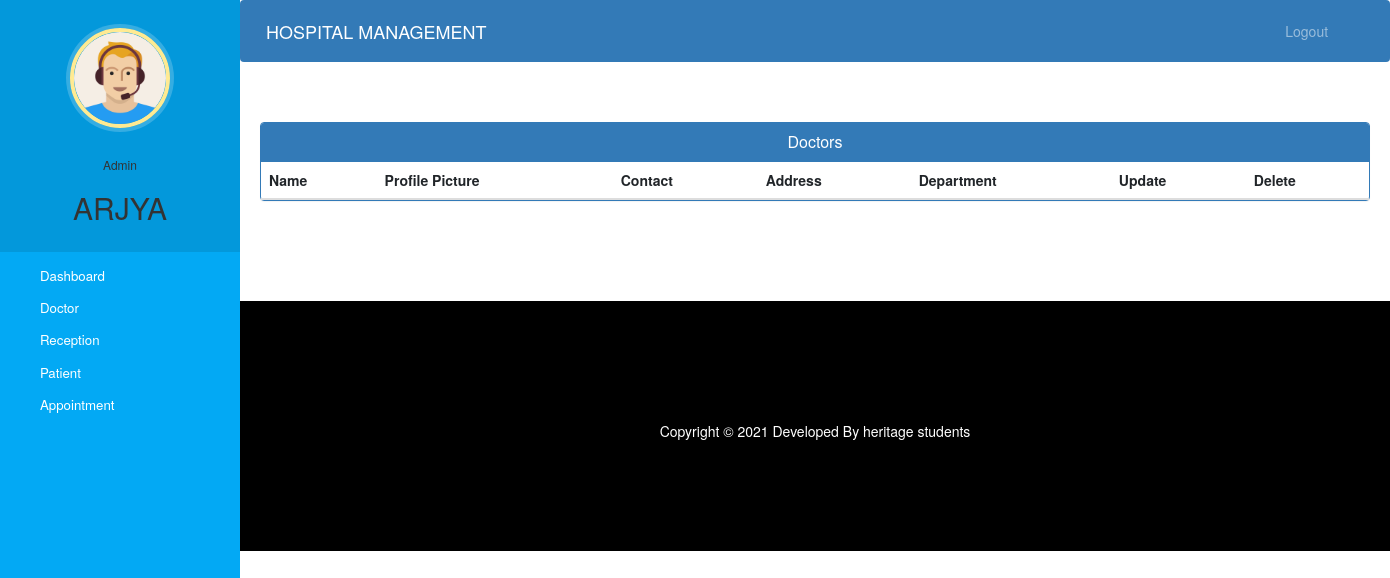
/admin-view-doctor (signed in), run on an earlier commit of the app's database.
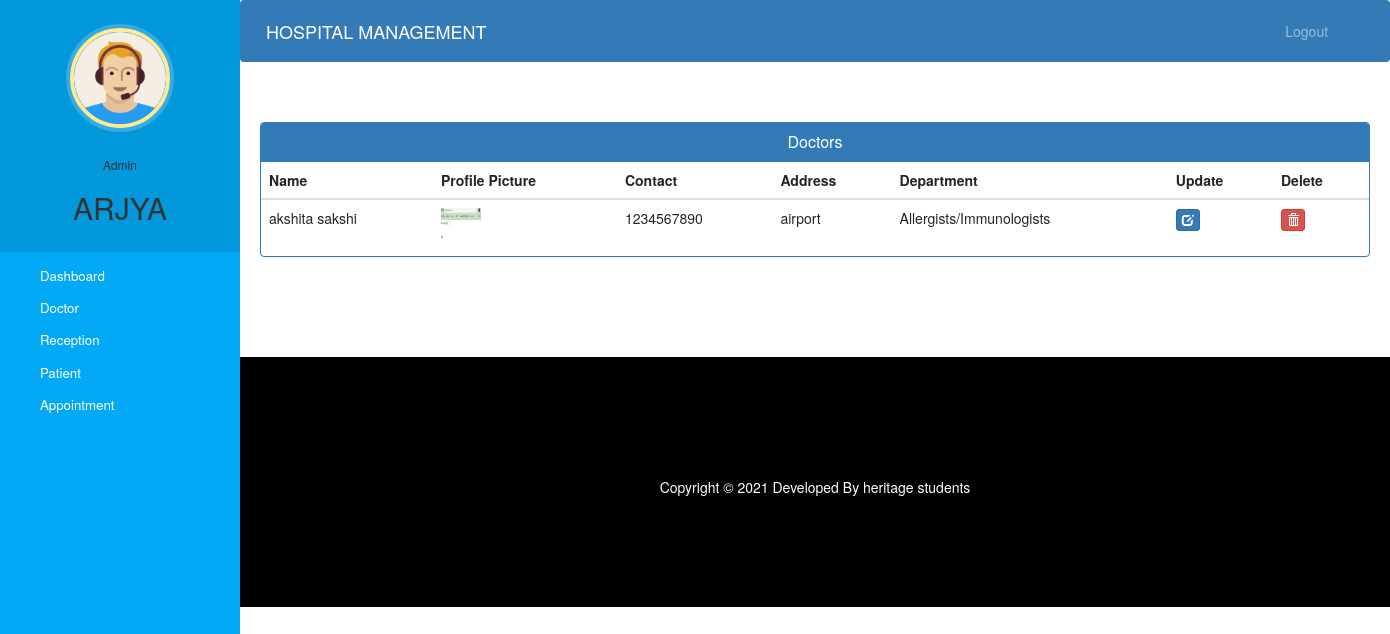
And on a later commit of the database.
### hospital/models.py (models this page shows, shortened)
class Doctor(models.Model):
    user=models.OneToOneField(User,on_delete=models.CASCADE)
    profile_pic= models.ImageField(upload_to='profile_pic/DoctorProfilePic/',null=True,blank=True)
    address = models.CharField(max_length=40)
    mobile = models.CharField(max_length=20,null=True)
    department= models.CharField(max_length=50,choices=departments,default='Cardiologist')
    status=models.BooleanField(default=False)
    @property
    def get_name(self):
        return self.user.first_name+" "+self.user.last_name

### hospital/views.py (the view)
# urls.py: path('admin-view-doctor', views.admin_view_doctor_view,name='admin-view-doctor'),
@login_required(login_url='adminlogin')
@user_passes_test(is_admin)
def admin_view_doctor_view(request):
    doctors=models.Doctor.objects.all().filter(status=True)
    return render(request,'hospital/admin_view_doctor.html',{'doctors':doctors})

### hospital/views.py (called while the page is built)
def is_admin(user):
    return user.groups.filter(name='ADMIN').exists()

### templates/hospital/admin_view_doctor.html (shortened to what this page needs)
{% extends 'hospital/admin_base.html' %}
{% block content %}
{%load static%}
<head>
  <link href="//netdna.bootstrapcdn.com/bootstrap/3.0.0/css/bootstrap.min.css" rel="stylesheet" id="bootstrap-css">
</head>
<div class="container">
  <div class="panel panel-primary">
    <div class="panel-heading">
      <h6 class="panel-title">Doctors</h6>
    </div>
    <table class="table table-hover" id="dev-table">
      <thead>
        <tr>
          <th>Name</th>
          <th>Profile Picture</th>
          <th>Contact</th>
          <th>Address</th>
          <th>Department</th>
          <th>Update</th>
          <th>Delete</th>
        </tr>
      </thead>
      {% for d in doctors %}
      <tr>
        <td> {{d.get_name}}</td>
        <td> <img src="{% static d.profile_pic.url %}" alt="Profile Pic" height="40px" width="40px" /></td>
        <td>{{d.mobile}}</td>
        <td>{{d.address}}</td>
        <td>{{d.department}}</td>
        <td><a class="btn btn-primary btn-xs" href="{% url 'update-doctor' d.id  %}"><span class="glyphicon glyphicon-edit"></span></a></td>
        <td><a class="btn btn-danger btn-xs" href="{% url 'delete-doctor-from-hospital' d.id  %}"><span class="glyphicon glyphicon-trash"></span></a></td>
      </tr>
      {% endfor %}
    </table>
  </div>
</div>
{% endblock content %}

What changed in the data, as far as the page shows it:
added Doctor: get_name "akshita sakshi", profile_pic (picture), mobile "1234567890", address "airport", department "Allergists/Immunologists"
